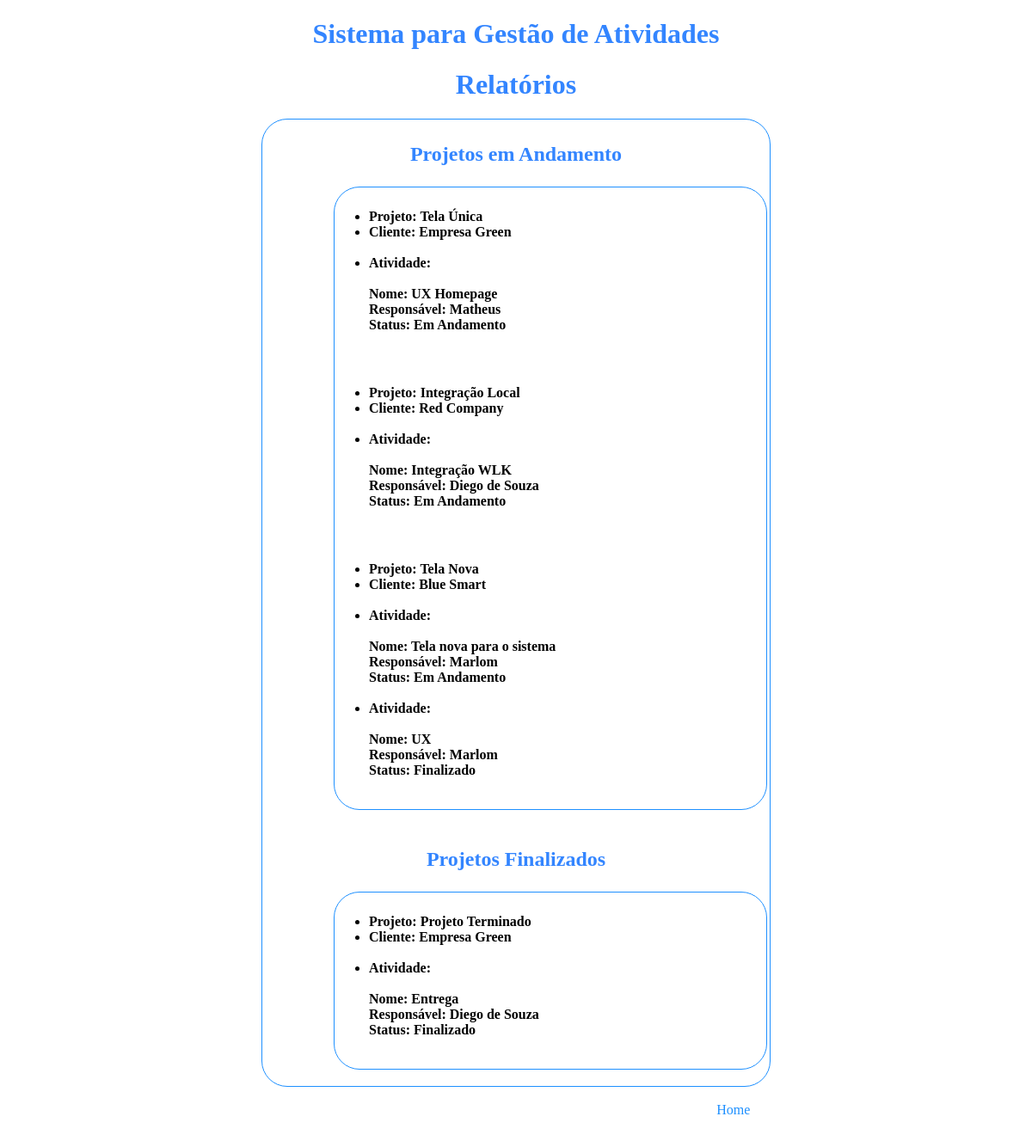
The page /relatorio/ on the database its author committed.
### cadastro/models.py (models this page shows, shortened)
class Projeto(models.Model):
    id = models.IntegerField(primary_key=True)
    nome = models.CharField(max_length=150)
    descricao = models.CharField(max_length=255)
    status = models.BooleanField()
    cliente = models.ForeignKey(Cliente, on_delete=models.CASCADE)

class Cliente(models.Model):
    id = models.IntegerField(primary_key=True)
    nome = models.CharField(max_length=150)
    cnpj = models.CharField(max_length=14)

class Funcionario(models.Model):
    id = models.IntegerField(primary_key=True)
    nome = models.CharField(max_length=150)
    cpf = models.CharField(max_length=11)
    codigo = models.IntegerField(unique=True)
    cargo = models.ForeignKey(Cargo, on_delete=models.CASCADE)

### projeto/models.py (models this page shows)
class Atividade(models.Model):
    id = models.IntegerField(primary_key=True)
    nome = models.CharField(max_length=150)
    descricao = models.CharField(max_length=255)
    status = models.BooleanField()
    responsavel = models.ForeignKey(Funcionario, on_delete=models.CASCADE)
    projeto = models.ForeignKey(Projeto, on_delete=models.CASCADE)

### relatorio/views.py (the view)
# urls.py: path('relatorio/', views.relatorio, name='relatorio'),
def relatorio(request):
    template = loader.get_template('relatorio/index.html')
    data = {
        "projetos_finalizados": [],
        "projetos_andamento": []
    }
    data_projeto = Projeto.objects.all().values()
    if data_projeto:
        for projeto in data_projeto:
            data_dict = {
                'projeto_nome': projeto['nome'],
                'cliente_nome': '',
                'atividade': [],
            }
            cliente = Cliente.objects.filter(id=projeto['cliente_id']).values()
            if cliente:
                data_dict['cliente_nome'] = cliente[0]['nome']
            atividade = Atividade.objects.filter(projeto=projeto['id']).values()
            if atividade:
                for item in atividade:
                    atividade_dict = {
                        'atividade_nome': item['nome'],
                        'responsavel_nome': '',
                        'status': 'Em Andamento',
                    }
                    if item['status']:
                        atividade_dict['status'] = 'Finalizado'
                    responsavel = Funcionario.objects.filter(id=item['responsavel_id']).values()
                    if responsavel:
                        atividade_dict['responsavel_nome'] = responsavel[0]['nome']
                    data_dict['atividade'].append(atividade_dict)
            if projeto['status']:
                data['projetos_finalizados'].append(data_dict)
            else:
                data['projetos_andamento'].append(data_dict)
    context = {'data': data,}
    return HttpResponse(template.render(context, request))

### relatorio/templates/relatorio/index.html (shortened to what this page needs)
<!DOCTYPE html>
<html>
<head>
</head>
<body>
<h1>Sistema para Gestão de Atividades</h1>
<h1>Relatórios</h1>
<table class="center" style="width:50%">
    <tr>
        <th>
            <p>Projetos em Andamento</p>
            <ul>
                {% if data.projetos_andamento %}
                    {% for projeto in data.projetos_andamento %}
                        <li class="ex2">Projeto: {{ projeto.projeto_nome }}</li>
                        <li>Cliente: {{ projeto.cliente_nome }}</li>
                        <br>
                        {% if projeto.atividade %}
                            {% for item in projeto.atividade %}
                                <li>Atividade:</li>
                                <br>
                                Nome: {{ item.atividade_nome }}
                                <br>
                                Responsável: {{ item.responsavel_nome }}
                                <br>
                                Status: {{ item.status }}
                                <br><br>
                            {% endfor %}
                        {% else %}
                            Sem Atividade:
                            <br>
                        {% endif %}
                        <br>
                    {% endfor %}
                {% else %}
                    <h3>Nenhum registro encontrado</h3>
                {% endif %}
            </ul>
        </th>
    </tr>
    <tr>
        <th>
            <p>Projetos Finalizados</p>
            <ul>
                {% if data.projetos_finalizados %}
                    {% for projeto in data.projetos_finalizados %}
                        <li class="ex2">Projeto: {{ projeto.projeto_nome }}</li>
                        <li>Cliente: {{ projeto.cliente_nome }}</li>
                        <br>
                        {% if projeto.atividade %}
                            {% for item in projeto.atividade %}
                                <li>Atividade:</li>
                                <br>
                                Nome: {{ item.atividade_nome }}
                                <br>
                                Responsável: {{ item.responsavel_nome }}
                                <br>
                                Status: {{ item.status }}
                                <br><br>
                            {% endfor %}
                        {% else %}
                            Sem Atividade:
                            <br>
                        {% endif %}
                        <br>
                    {% endfor %}
                {% else %}
                    <h3>Nenhum registro encontrado</h3>
                {% endif %}
            </ul>
        </th>
    </tr>
</table>
<br>
<a class="ex1" href="/home" style="float: right;">Home</a>
<br><br><br>
</body>
</html>

### relatorio/templates/relatorio/index.html (style rules this page uses)
table, ul { border: 1px solid black; border-radius: 30px; border-color: DodgerBlue; margin-left: 80px; text-align: left; }
table.center { margin-left: auto; margin-right: auto; }
h1 { text-align: center; color: #3385ff; }
p { text-align: center; color: #3385ff; font-size: 24px; }
a { color: DodgerBlue; text-decoration: none; margin-left: 2%; margin-right: 2%; }
a.ex1 { color: DodgerBlue; text-decoration: none; margin-right: 27% }
li.ex2 { margin-top: 25px; }

### rows shown on the page
Projeto: projeto_nome "Tela Única"
Cliente: cliente_nome "Empresa Green", cliente_nome "Empresa Green"
Atividade: atividade_nome "UX Homepage"
Funcionario: responsavel_nome "Matheus"
Projeto: projeto_nome "Integração Local"
Cliente: cliente_nome "Red Company"
Atividade: atividade_nome "Integração WLK"
Funcionario: responsavel_nome "Diego de Souza", responsavel_nome "Diego de Souza"
Projeto: projeto_nome "Tela Nova"
Cliente: cliente_nome "Blue Smart"
Atividade: atividade_nome "Tela nova para o sistema"
Funcionario: responsavel_nome "Marlom" "Marlom"
Atividade: atividade_nome "UX"
Projeto: projeto_nome "Projeto Terminado"
Atividade: atividade_nome "Entrega"

### other values the page prints
{{ item.status }} "Em Andamento" "Em Andamento" "Em Andamento" "Finalizado"
{{ item.status }} "Finalizado"
